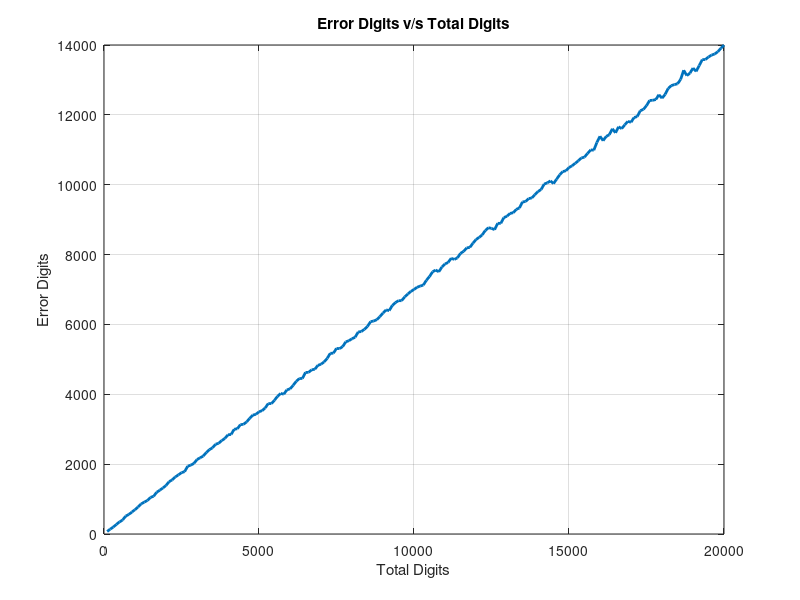
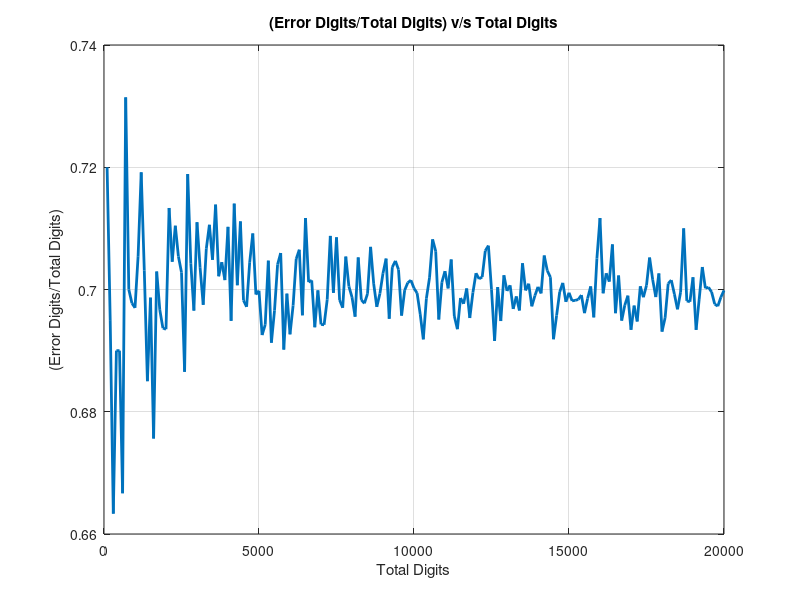

Here is the MATLAB script that generated these plots, in order:
numerr = [];
pcterr = [];
x = [];
ratio = [];
for k = 100:100:20000
    nums = mod( reshape(randperm(1*k), 1, k), 2 );
    x(end+1) = k;
    nz = bsc(nums, 0.7);
    [numerrs, pcterrs] = biterr(nums,nz);
    numerr(end+1) = numerrs;
    pcterr(end+1) = pcterrs;
    ratio(end+1) = numerrs/k;
end
f1 = figure;
plot(x,numerr,'LineWidth',2);
grid on;
title('Error Digits v/s Total Digits');
xlabel('Total Digits');
ylabel('Error Digits');
f2 = figure;
plot(x,ratio,'LineWidth',2);
grid on;
title('(Error Digits/Total Digits) v/s Total Digits');
xlabel('Total Digits');
ylabel('(Error Digits/Total Digits)');